Frame 1 (no input): blank canvas, image omitted
Frame 60 (the mouse pressed at the canvas centre just before this capture): blank canvas, image omitted
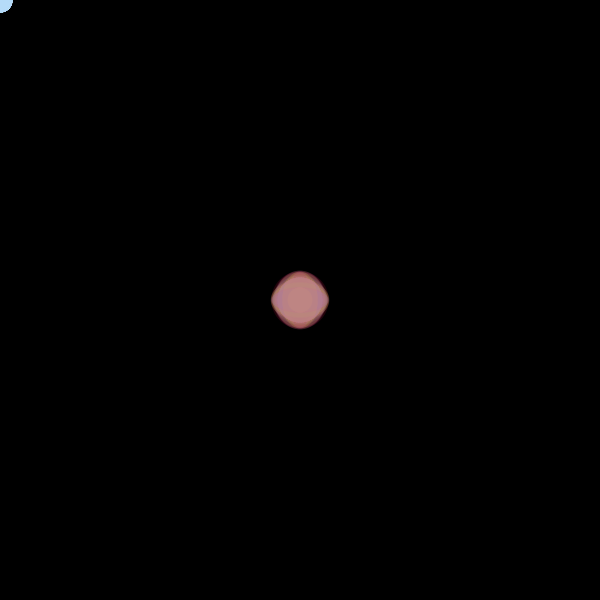
Frame 120 (the mouse held since frame 60 and released just before this capture)

The Processing sketch whose frames 1 and 60 were blank and that drew this single picture after the mouse press (run headless with seeded random() and noise(); from frame 60 on, the mouse is pressed at the canvas centre):

// Processing sketch: ex_9_draw_mouse_pressed
// ── ex_9_draw_mouse_pressed.pde
color backgroundColor = color(0,0,0);

void setup() {
  size(600, 600);
  background(backgroundColor);
  noStroke();
  fill(182, 220, 250, 80);
}

void draw() {
  if (mousePressed) {
    fill(random(150,225), random(20,200),random(20,200),40);
    ellipse(mouseX, mouseY, random(20,60), random(20,60));
    ellipse(mouseX, mouseY, 45, 45);
  } else {
    ellipse(mouseX, mouseY, 20, 20);
    line(mouseX,mouseY,pmouseX,pmouseY);
  }
  if (pmouseX == mouseX && pmouseY == mouseY) {
    noStroke();
    ellipse(mouseX, mouseY, 25, 25);
  }
}
